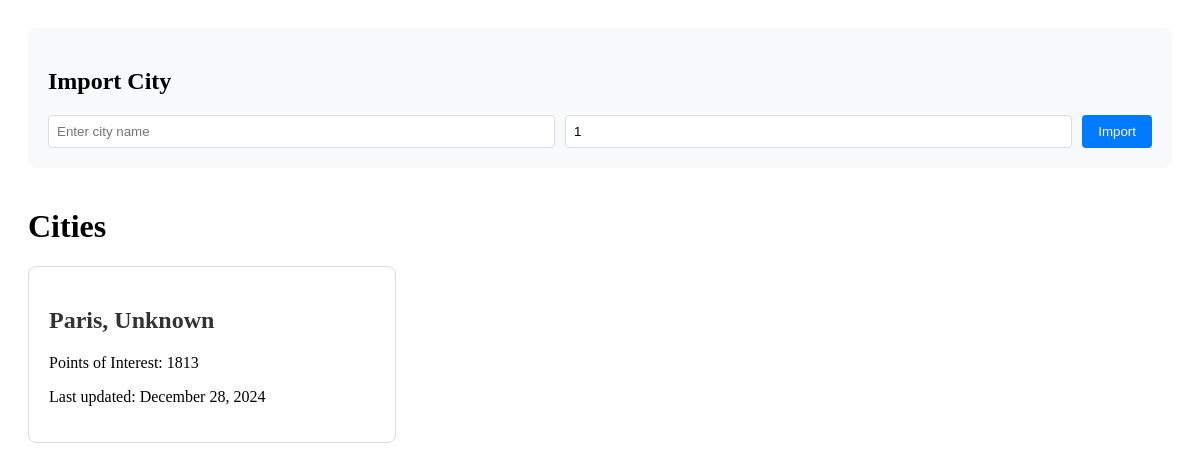
Before: / with the older database file.
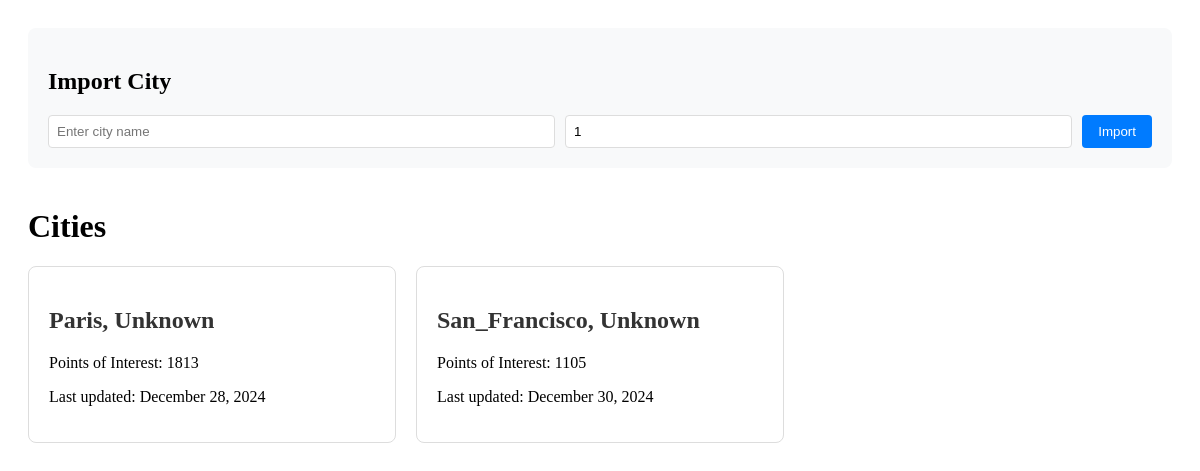
After: the same page with the newer database file.
### cities/models.py (models this page shows, shortened)
class City(models.Model):
    name = models.CharField(max_length=200, unique=True)
    country = models.CharField(max_length=200)
    latitude = models.FloatField(null=True, blank=True)
    longitude = models.FloatField(null=True, blank=True)
    created_at = models.DateTimeField(auto_now_add=True)
    updated_at = models.DateTimeField(auto_now=True)
    class Meta:
        ordering = ['name']
        verbose_name_plural = 'cities'

### cities/views.py (the view)
# urls.py: path('', views.city_list, name='city_list'),
def city_list(request):
    cities = City.objects.all()
    return render(request, 'cities/city_list.html', {'cities': cities})

### cities/templates/cities/city_list.html (shortened to what this page needs)
{% extends "base.html" %}
{% load city_tags %}
{% block content %}
<div class="container">
    <div class="import-section">
        <h2>Import City</h2>
        <form method="post" action="{% url 'import_city' %}" class="import-form">
            <input type="text" name="city_name" placeholder="Enter city name" required>
            <input type="number" name="max_depth" placeholder="Max depth" value="1" min="0" max="5" required>
            <button type="submit">Import</button>
        </form>
    </div>
    <h1>Cities</h1>
    <div class="city-list">
        {% for city in cities %}
            <div class="city-item">
                <h2><a href="{% url 'city_detail' city.name %}">{{ city.name }}, {{ city.country }}</a></h2>
                <p>Points of Interest: {{ city.points_of_interest.count }}</p>
                <p>Last updated: {{ city.updated_at|date:"F j, Y" }}</p>
            </div>
        {% empty %}
            <p>No cities imported yet.</p>
        {% endfor %}
    </div>
</div>
{% endblock %}

### cities/templates/base.html (shortened to what this page needs)
<!DOCTYPE html>
<html>
<head>
</head>
<body>
    {% block content %}
    {% endblock %}
</body>
</html>

### cities/templates/base.html (style rules this page uses)
.container { max-width: 1200px; margin: 0 auto; padding: 20px; }
.city-list { display: grid; gap: 20px; grid-template-columns: repeat(auto-fill, minmax(300px, 1fr)); }
.city-item { padding: 20px; border: 1px solid #ddd; border-radius: 8px; }
.city-item a { color: #333; text-decoration: none; }
.import-section { margin-bottom: 40px; padding: 20px; background: #f8f9fa; border-radius: 8px; }
.import-form { display: flex; gap: 10px; margin-top: 10px; }
.import-form input { flex: 1; padding: 8px; border: 1px solid #ddd; border-radius: 4px; }
.import-form button { padding: 8px 16px; background: #007bff; color: white; border: none; border-radius: 4px; cursor: pointer; }

Changed rows visible on the page:
added City: name "San_Francisco", country "Unknown", points_of_interest.count "1105", updated_at "December 30, 2024"
